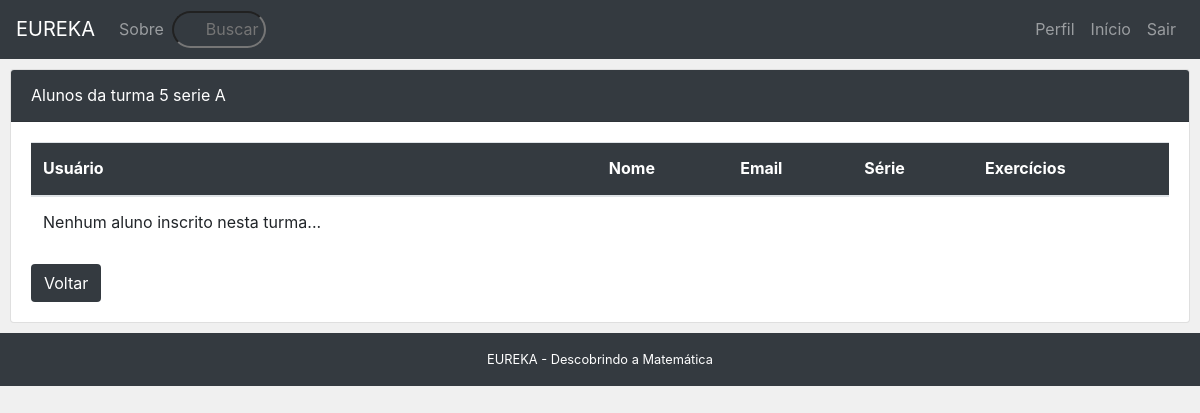
Before: /listar_alunos/15/ (signed in) with the older database file.
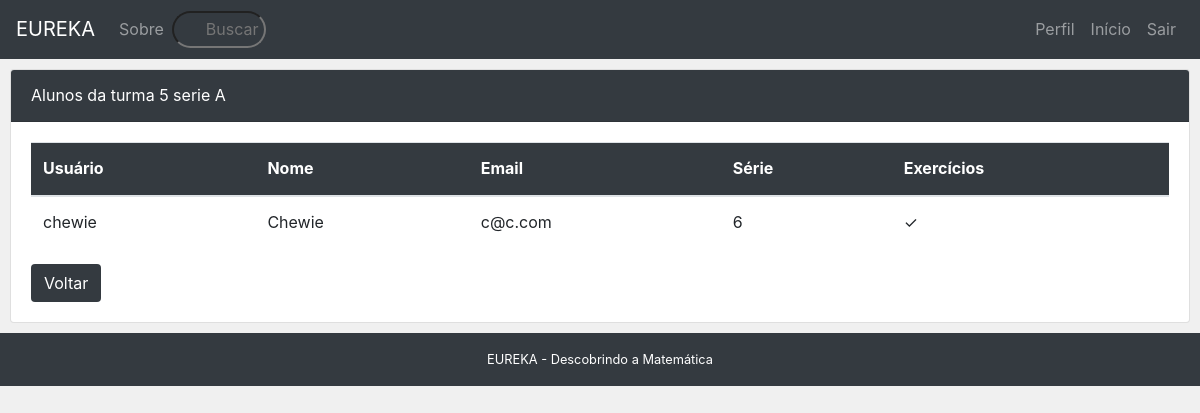
After: the same page with the newer database file.
### core/models.py (models this page shows, shortened)
class Turma(models.Model):
	COURSE_OPTIONS = (
		('PUBLICA', 'Pública'),
		('PRIVADA', 'Privada'),
	)
	name = models.CharField('Nome', max_length=100)
	course_type = models.CharField('Tipo', max_length=9, choices=COURSE_OPTIONS, default='PUBLICA')
	responsible = models.ForeignKey('Usuario', verbose_name='Responsável', on_delete=models.CASCADE)
	created_at = models.DateTimeField('Criado em', auto_now_add=True)
	updated_at = models.DateTimeField('Atualizado em', auto_now=True)
	def __str__(self):
		return self.name

class Usuario(AbstractBaseUser, PermissionsMixin):
	USER_OPTIONS = (
		('PROFESSOR', 'Professor'),
		('ALUNO', 'Aluno'),
	)
	GENDER_OPTIONS = (
		('MASCULINO', 'M'),
		('FEMININO', 'F'),
	)
	username = models.CharField('Nome de Usuário', max_length=30, unique=True, validators = [validators.RegexValidator(re.compile('^[\w.@+-]+$'), 'O nome de usuário só pode conter letras, dígitos ou os seguintes caracteres @/./+/-/_', 'invalid')])
	name = models.CharField('Nome', max_length=100)
	gender = user_type = models.CharField('Sexo', max_length=9, choices=GENDER_OPTIONS, default='MASCULINO')
	birth_date = models.DateField('Data de Nascimento', null=True, blank = True)
	grade = models.IntegerField('Série', validators=[MaxValueValidator(9), MinValueValidator(1)], null=True, blank = True)
	email = models.EmailField('Email', max_length=256, blank=True, unique=True)
	image = models.ImageField(upload_to='core/images', verbose_name = 'Imagem', null = True, blank = True)
	user_type = models.CharField('Tipo', max_length=9, choices=USER_OPTIONS, default='ALUNO')
	created_at = models.DateTimeField('Criado em', auto_now_add=True)
	updated_at = models.DateTimeField('Atualizado em', auto_now=True)
	is_active = models.BooleanField('Esta ativo?', blank=True, default=True)
	is_staff = models.BooleanField('Admin', blank=True, default=False)
	date_joined = models.DateTimeField('Data de cadastro', auto_now_add=True)
	objects = UserManager()
	USERNAME_FIELD = 'username'
	REQUIRED_FIELDS = ['email','name','gender','birth_date','user_type']
	class Meta:
		verbose_name = 'Usuário'
		verbose_name_plural = 'Usuários'

### core/views/content.py (the view)
# urls.py: path('listar_alunos/<int:turma_id>/', views.listar_alunos, name='listar_alunos'),
@login_required
def listar_alunos(request, turma_id):
	alunos = Usuario.objects.filter(user_type= 'ALUNO')
	matriculados = []
	for aluno in alunos:
		if esta_matriculado(aluno, turma_id):
			matriculados.append(aluno)
	turma = Turma.objects.get(pk = turma_id)
	context = {
		'turma': turma,
		'alunos' : matriculados
	}
	return render(request, 'content/listar_alunos.html', context)

### core/templatetags/version.py (called while the page is built)
@register.filter
def corrigir(user, pk):
    nao_corrigidos = Usuario_Pergunta.objects.filter(aluno_id = user, question_id__exercise_id__tema_id__turma_id__pk = pk, correction= 'N')
    if nao_corrigidos:
        return True
    else:
        return False

### core/views/content.py (called while the page is built)
def esta_matriculado(user, turma_pk):
	turma = Turma.objects.get(pk = turma_pk)
	matricula = Aluno_Turma.objects.filter(aluno_id = user, turma_id = turma)
	if matricula:
		return True
	else:
		return False

### core/templates/content/listar_alunos.html (shortened to what this page needs)
{% extends "base.html" %}
{% load version %}
{% block content %}
<div class="card">
    <div class="card-header bg-dark text-white">
		Alunos da turma {{turma}}
    </div>
    <div class="card-body">
	    <div class="table-responsive">
	    	<table class="table">
				<thead class="bg-dark text-white">
					<tr>
						<th scope="col">Usuário</th>
						<th scope="col">Nome</th>
						<th scope="col">Email</th>
						<th scope="col">Série</th>
						<th scope="col">Exercícios</th>
					</tr>
				</thead>
				<tbody>
					{% for aluno in alunos %}
						<tr>
							<td>{{aluno.username}}</td>
							<td>{{aluno.name}}</td>
							<td>{{aluno.email}}</td>
							<td>{{aluno.grade}}</td>
							{% if aluno|corrigir:turma.pk %}
							<td><a href="{% url 'corrigir' turma.pk aluno.pk %}" class='btn bg-dark text-white'>Corrigir</a></td>
							{% else %}
							<td>&#10003;</td>
							{% endif %}
						</tr>
					{% empty %}
						<tr>
							<td>Nenhum aluno inscrito nesta turma...</td>
						</tr>
					{% endfor %}
			  </tbody>
			</table>
		</div>
		<a href="{% url 'turma' turma.pk %}" class="btn bg-dark text-white">Voltar</a>
    </div>
</div>
{% endblock %}

### core/templates/base.html (shortened to what this page needs)
<!doctype html>
{% load static %}
<html lang="pt-br">
<head>
	<link rel="stylesheet" href="http://yui.yahooapis.com/pure/0.3.0/pure-min.css">
	<link rel="stylesheet" href="https://maxcdn.bootstrapcdn.com/bootstrap/4.1.3/css/bootstrap.min.css"/>
	<link rel="stylesheet" href="{% static 'css/styles.css' %}" />
</head>
<body style="background-color: #F0F0F0;">
<nav class="navbar navbar-expand-md navbar-dark bg-dark text-white">
    <a class="navbar-brand abs" href="{% url 'home' %}">EUREKA</a>
    <div class="navbar-collapse collapse" id="collapsingNavbar">
        <ul class="navbar-nav">
            <li class="nav-item">
                <a class="nav-link" href="{% url 'sobre' %}">Sobre</a>
            </li>
        </ul>
        <form action="{% url 'buscar' %}" method="POST">
			<input type="search" placeholder="Buscar" name="buscar">
		</form>
        <ul class="navbar-nav ml-auto">
            {% if user.is_authenticated %}
	            <li class="nav-item">
	                <a class="nav-link" href="{% url 'usuario' %}">Perfil</a>
	            </li>
	            <li class="nav-item">
	                <a class="nav-link" href="{% url 'index' %}">Início</a>
            	</li>
	            <li class="nav-item">
	                <a class="nav-link" href="{% url 'logout' %}">Sair</a>
	            </li>
	        {% else %}
	            <li class="nav-item">
	                <a class="nav-link" href="{% url 'login' %}">Entrar</a>
	            </li>
	        {% endif %}
        </ul>
    </div>
</nav>
<div class="content">
	{% block content %}{% endblock %}
	<div class="footer bg-dark text-white">
		EUREKA - Descobrindo a Matemática
	</div>
</div>
</body>
</html>

### core/static/css/styles.css (style rules this page uses)
* { -webkit-box-sizing: border-box; -moz-box-sizing: border-box; box-sizing: border-box; }
body { margin: 0 auto; line-height: 1.7em; }
.footer { background: #2d3e50; color: #fff; text-align: center; padding: 1em; font-size: 80%; }
.footer { background: #343a40; color: white; text-align: center; padding: 1em; font-size: 80%; }
.card { margin-left: 10px; margin-right: 10px; margin-top: 10px; margin-bottom: 10px; }
a.nav-link { color: white; text-decoration: none; }
input { outline: none; }
input[type=search] { -webkit-appearance: textfield; -webkit-box-sizing: content-box; font-family: inherit; font-size: 100%; }
input[type=search] { background: #343A40 url(https://static.tumblr.com/ftv85bp/MIXmud4tx/search-icon.png) no-repeat 9px center; padding: 3px 3px 3px 32px; width: 55px; -webkit-border-radius: 10em; -moz-border-radius: 10em; border-radius: 10em; -webkit-transition: all .5s; -moz-transition: all .5s; transition: all .5s; }

Changed rows visible on the page:
added Usuario: username "chewie", name "Chewie", email "c@c.com", grade "6"
Other visible differences:
text no longer shown: "Nenhum aluno inscrito nesta turma..."
